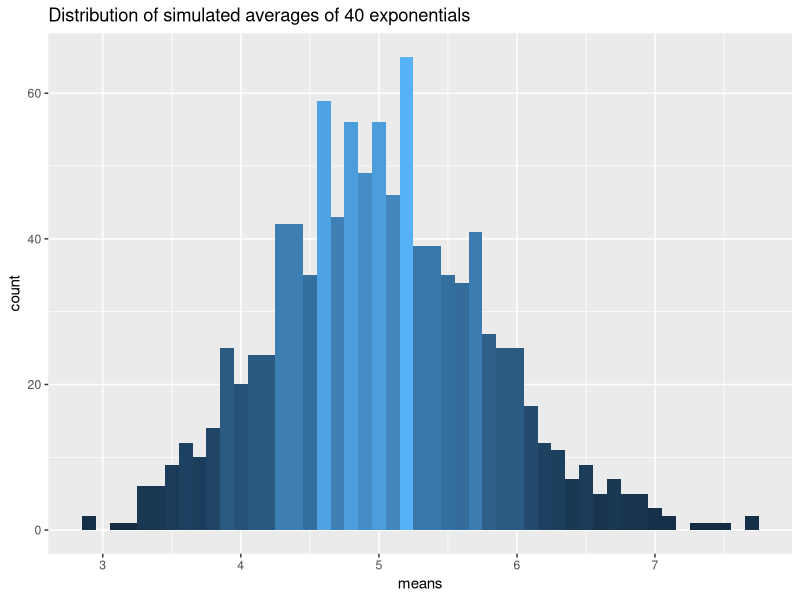
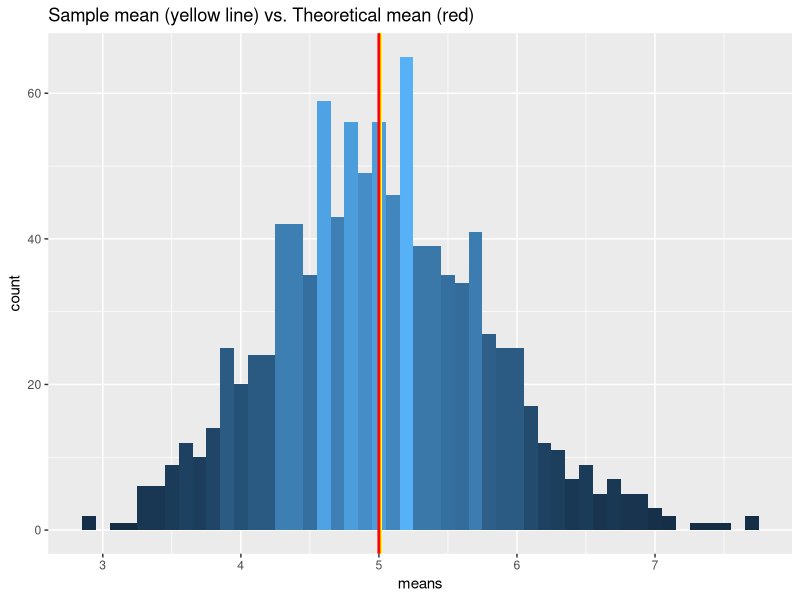
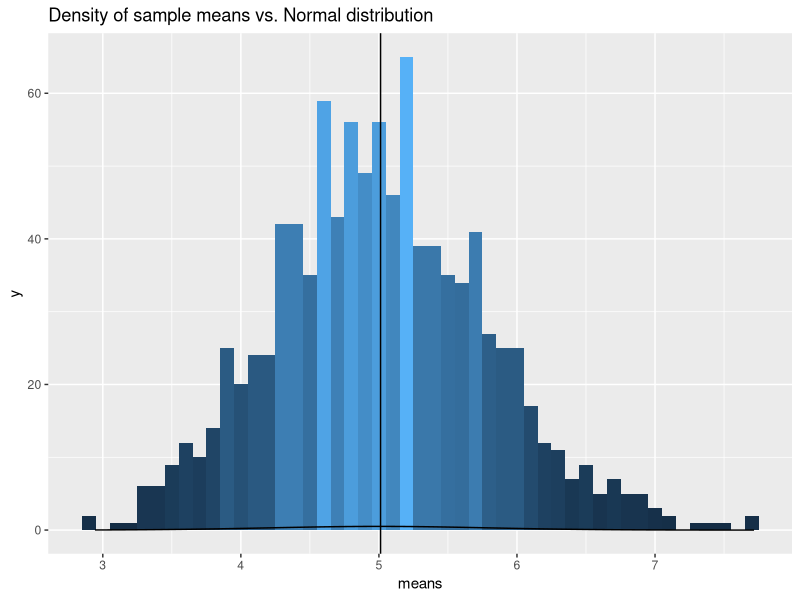
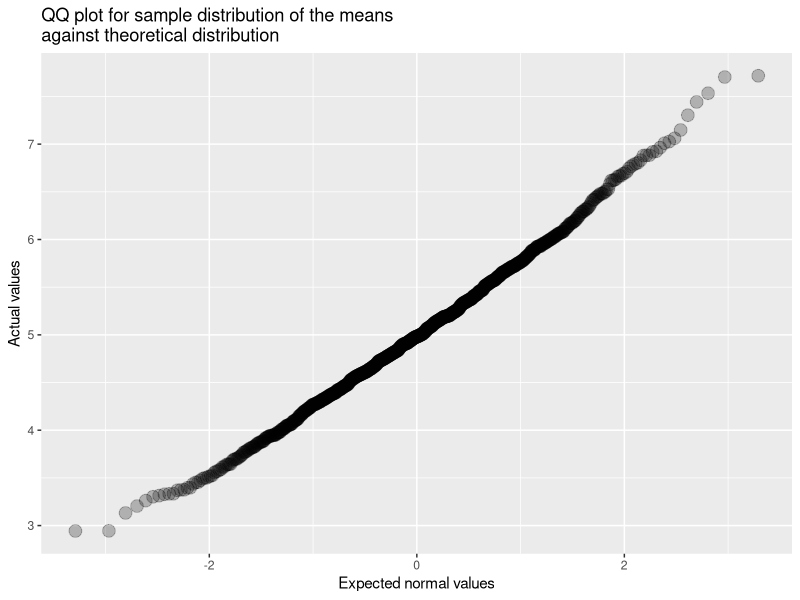

The R script that drew these images, in order:
## ---- chunk 1
library(ggplot2)
## ---- chunk 2
set.seed(123)

nosim <- 1000
n <- 40
lambda <- 0.2

sims <- data.frame(replicate(nosim, rexp(n, lambda)))

means <- sapply(sims, mean)
means <- data.frame(means)

dist <- ggplot(data = means, aes(x = means)) + theme(legend.position = "none") +
  geom_histogram(binwidth=0.1, aes(fill = ..count..))
  
dist + ggtitle("Distribution of simulated averages of 40 exponentials") 
## ---- chunk 3
(theor.mean <- 1 / lambda)
## ---- chunk 4
(sample.mean <- mean(means$means))
## ---- chunk 5
dist + ggtitle("Sample mean (yellow line) vs. Theoretical mean (red)") +
  geom_vline(aes(xintercept = sample.mean), colour="yellow", size = 1) +
  geom_vline(aes(xintercept = theor.mean), colour="red", alpha=1, size = 1)
## ---- chunk 6
(theor.variance <- ((1 / lambda) / sqrt(n)) ^ 2 )
theor.sd <- sqrt(theor.variance)
## ---- chunk 7
sample.sd <- sd(means$means)
(sample.variance <- var(means$means))
## ---- chunk 8
dist + geom_vline(aes(xintercept = sample.mean)) +
  stat_function(fun = dnorm, args = list(mean = theor.mean, sd = theor.sd)) +
  ggtitle("Density of sample means vs. Normal distribution")
## ---- chunk 9
ggplot(data = means, aes(sample = means)) + 
  stat_qq(size=4, alpha=0.25) + 
  labs(title = "QQ plot for sample distribution of the means\nagainst theoretical distribution", 
       x = "Expected normal values", 
       y = "Actual values")
